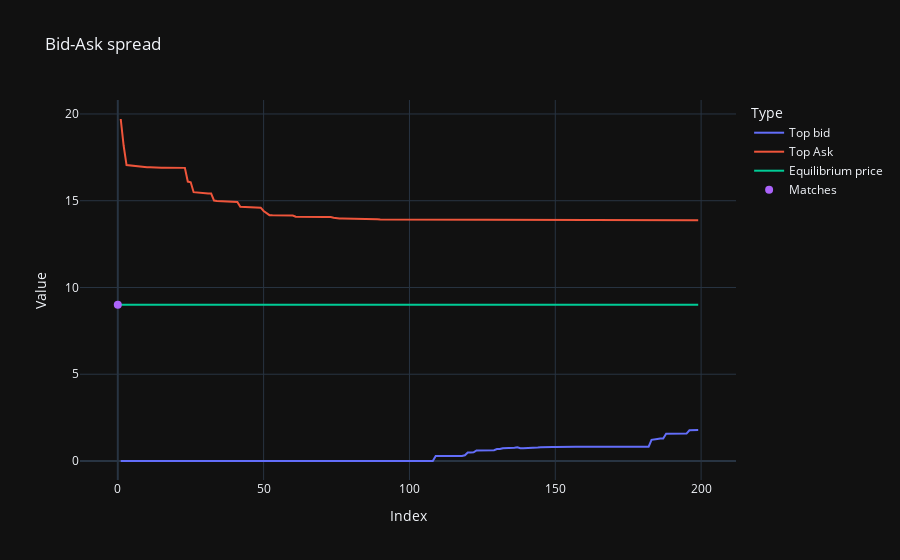

Notebook source saved alongside this figure:
### Code cell
### Bid-Ask spread

fig = go.Figure()

# Add lines for 'bid'
fig.add_trace(go.Scatter(
    #x=bid_data['index'],
    y=df_game_data['top_bid'],
    mode='lines',
    name='Top bid',
    line=dict(width=2)  # Adjust line width if necessary
))

# Add lines for 'ask'
fig.add_trace(go.Scatter(
    y=df_game_data['top_ask'],
    mode='lines',
    name='Top Ask',
    marker=dict(size=8)  # Adjust point size if necessary
))

# Add lines for 'Equilibrium price'
fig.add_trace(go.Scatter(
    #x=bid_data['index'],
    y=df_game_data['equilibrium_price_estimate'],
    mode='lines',
    name='Equilibrium price',
    line=dict(width=2)  # Adjust line width if necessary
))

# Add points for 'matches'
fig.add_trace(go.Scatter(
    y=df_game_data['transaction_price'],
    mode='markers',
    name='Matches',
    marker=dict(size=8)  # Adjust point size if necessary
))

# Update layout
fig.update_layout(
    title='Bid-Ask spread',
    xaxis_title='Index',
    yaxis_title='Value',
    legend_title='Type'
)

# Show the plot
fig.show()

### Figure 1 — Plotly figure (JSON) as saved in the notebook; plotly's stock layout.template omitted (floating-point values rounded to 4 significant figures; data arrays with more than 128 entries replaced by an {"elided": "..."} marker saying what was removed)
{"data": [{"line": {"width": 2}, "mode": "lines", "name": "Top bid", "y": {"elided": "200 float values"}, "type": "scatter"}, {"marker": {"size": 8}, "mode": "lines", "name": "Top Ask", "y": {"elided": "200 float values"}, "type": "scatter"}, {"line": {"width": 2}, "mode": "lines", "name": "Equilibrium price", "y": {"elided": "200 float values"}, "type": "scatter"}, {"marker": {"size": 8}, "mode": "markers", "name": "Matches", "y": {"elided": "200 float values"}, "type": "scatter"}], "layout": {"title": {"text": "Bid-Ask spread"}, "xaxis": {"title": {"text": "Index"}}, "yaxis": {"title": {"text": "Value"}}, "legend": {"title": {"text": "Type"}}}}
